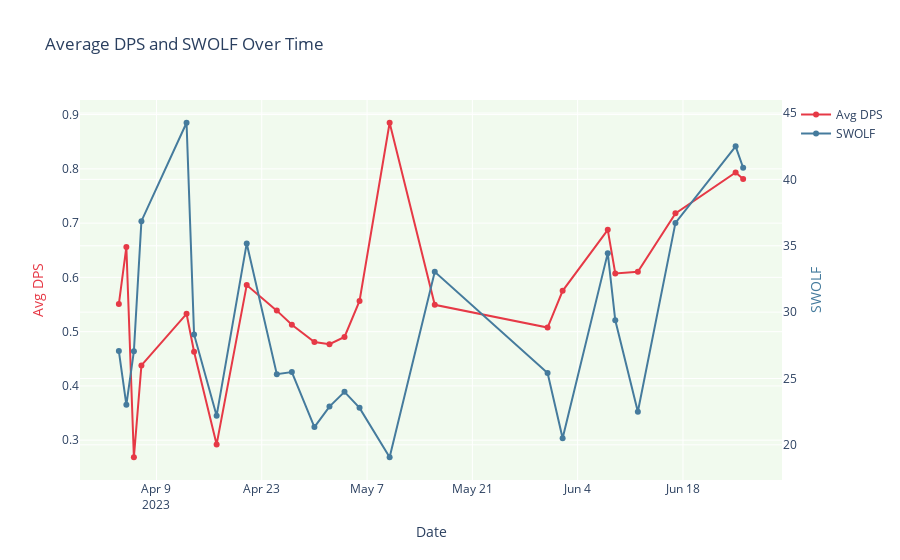
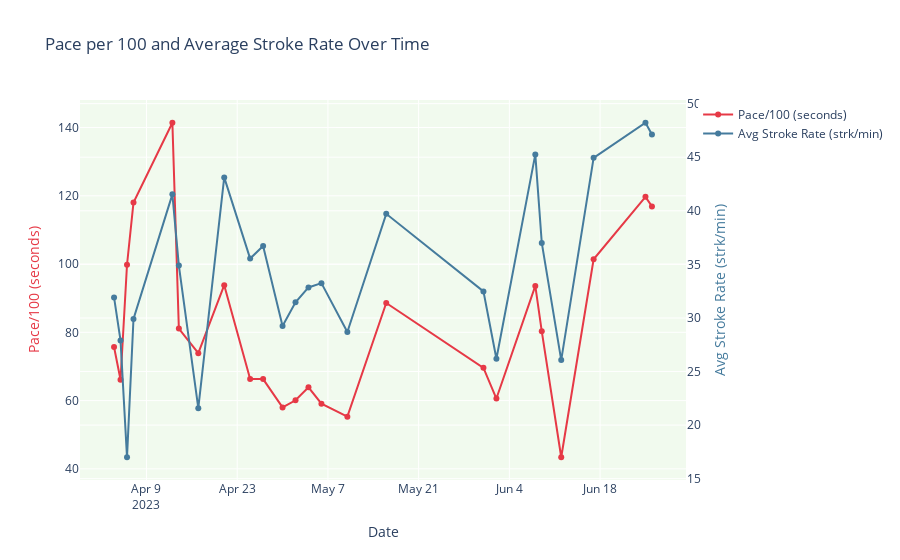
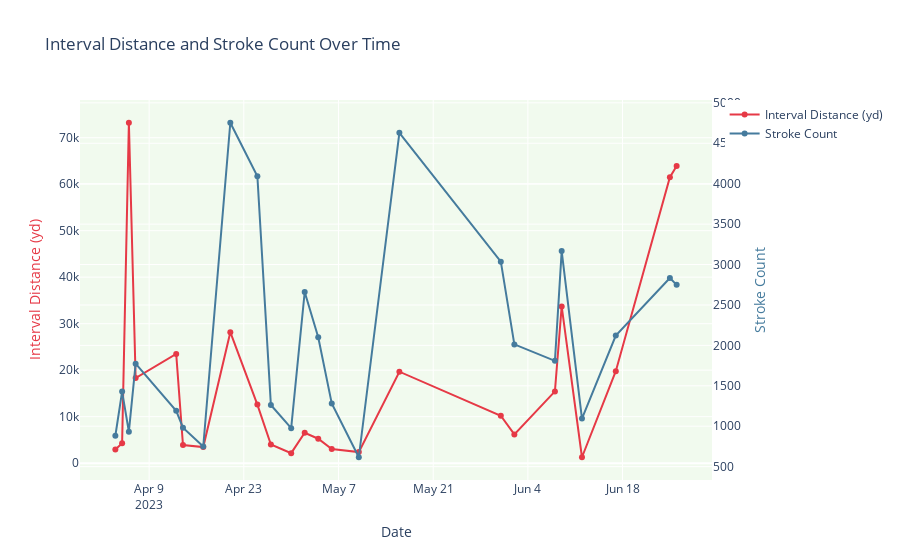

Notebook source saved alongside these figures, in order:
### Code cell
import pandas as pd
import plotly.graph_objects as go

# Load the aggregated swim data
swim_data_path = '/Users/ngirmay/Documents/GitHub/ironman_retrospective/form_swimming/form_swim_data/aggregated_swim_data.csv'
swim_data = pd.read_csv(swim_data_path)

# Convert 'Swim Date' to datetime
swim_data['Swim Date'] = pd.to_datetime(swim_data['Swim Date'], errors='coerce')

# Convert 'Pace/100' from 'min:sec' format to seconds for proper plotting
def convert_pace_to_seconds(pace_str):
    try:
        mins, secs = pace_str.split(":")
        return int(mins) * 60 + float(secs)
    except:
        return None

swim_data['Pace/100_sec'] = swim_data['Pace/100'].apply(convert_pace_to_seconds)

# --- Visualization 1: Average DPS and SWOLF Over Time ---
fig1 = go.Figure()

# Add Avg DPS as a line plot
fig1.add_trace(go.Scatter(x=swim_data['Swim Date'], y=swim_data['Avg DPS'],
                          mode='lines+markers', name='Avg DPS', line=dict(color='#e63946')))

# Add SWOLF as a line plot on the same graph
fig1.add_trace(go.Scatter(x=swim_data['Swim Date'], y=swim_data['SWOLF'],
                          mode='lines+markers', name='SWOLF', line=dict(color='#457b9d'), yaxis='y2'))

# Add secondary y-axis for the SWOLF score
fig1.update_layout(
    title="Average DPS and SWOLF Over Time",
    xaxis=dict(title='Date'),
    yaxis=dict(title='Avg DPS', titlefont=dict(color='#e63946')),
    yaxis2=dict(title='SWOLF', titlefont=dict(color='#457b9d'), overlaying='y', side='right'),
    plot_bgcolor='#f1faee'
)

# --- Visualization 2: Pace per 100 and Average Stroke Rate Over Time ---
fig2 = go.Figure()

# Add Pace/100 as a line plot using the converted 'Pace/100_sec'
fig2.add_trace(go.Scatter(x=swim_data['Swim Date'], y=swim_data['Pace/100_sec'],
                          mode='lines+markers', name='Pace/100 (seconds)', line=dict(color='#e63946')))

# Add Average Stroke Rate as a line plot on the same graph
fig2.add_trace(go.Scatter(x=swim_data['Swim Date'], y=swim_data['Avg Strk Rate (strk/min)'],
                          mode='lines+markers', name='Avg Stroke Rate (strk/min)', line=dict(color='#457b9d'), yaxis='y2'))

# Add secondary y-axis for the Average Stroke Rate
fig2.update_layout(
    title="Pace per 100 and Average Stroke Rate Over Time",
    xaxis=dict(title='Date'),
    yaxis=dict(title='Pace/100 (seconds)', titlefont=dict(color='#e63946')),
    yaxis2=dict(title='Avg Stroke Rate (strk/min)', titlefont=dict(color='#457b9d'), overlaying='y', side='right'),
    plot_bgcolor='#f1faee'
)

# --- Visualization 3: Interval Distance and Stroke Count Over Time ---
fig3 = go.Figure()

# Add Interval Distance as a line plot
fig3.add_trace(go.Scatter(x=swim_data['Swim Date'], y=swim_data['Interval (yd)'],
                          mode='lines+markers', name='Interval Distance (yd)', line=dict(color='#e63946')))

# Add Stroke Count as a line plot on the same graph
fig3.add_trace(go.Scatter(x=swim_data['Swim Date'], y=swim_data['Strk Count'],
                          mode='lines+markers', name='Stroke Count', line=dict(color='#457b9d'), yaxis='y2'))

# Add secondary y-axis for the Stroke Count
fig3.update_layout(
    title="Interval Distance and Stroke Count Over Time",
    xaxis=dict(title='Date'),
    yaxis=dict(title='Interval Distance (yd)', titlefont=dict(color='#e63946')),
    yaxis2=dict(title='Stroke Count', titlefont=dict(color='#457b9d'), overlaying='y', side='right'),
    plot_bgcolor='#f1faee'
)

# Show all the plots
fig1.show()
fig2.show()
fig3.show()

### Figure 1 — Plotly figure (JSON) as saved in the notebook; plotly's stock layout.template omitted (floating-point values rounded to 4 significant figures)
{"data": [{"line": {"color": "#e63946"}, "mode": "lines+markers", "name": "Avg DPS", "type": "scatter", "x": ["2023-04-04T00:00:00", "2023-04-05T00:00:00", "2023-04-06T00:00:00", "2023-04-07T00:00:00", "2023-04-13T00:00:00", "2023-04-14T00:00:00", "2023-04-17T00:00:00", "2023-04-21T00:00:00", "2023-04-25T00:00:00", "2023-04-27T00:00:00", "2023-04-30T00:00:00", "2023-05-02T00:00:00", "2023-05-04T00:00:00", "2023-05-06T00:00:00", "2023-05-10T00:00:00", "2023-05-16T00:00:00", "2023-05-31T00:00:00", "2023-06-02T00:00:00", "2023-06-08T00:00:00", "2023-06-09T00:00:00", "2023-06-12T00:00:00", "2023-06-17T00:00:00", "2023-06-25T00:00:00", "2023-06-26T00:00:00"], "y": [0.5509, 0.6561, 0.2686, 0.4378, 0.5329, 0.4631, 0.2923, 0.5859, 0.5388, 0.5126, 0.4809, 0.477, 0.4903, 0.5567, 0.8849, 0.5495, 0.5076, 0.5752, 0.6876, 0.6073, 0.6102, 0.718, 0.7933, 0.7814]}, {"line": {"color": "#457b9d"}, "mode": "lines+markers", "name": "SWOLF", "type": "scatter", "x": ["2023-04-04T00:00:00", "2023-04-05T00:00:00", "2023-04-06T00:00:00", "2023-04-07T00:00:00", "2023-04-13T00:00:00", "2023-04-14T00:00:00", "2023-04-17T00:00:00", "2023-04-21T00:00:00", "2023-04-25T00:00:00", "2023-04-27T00:00:00", "2023-04-30T00:00:00", "2023-05-02T00:00:00", "2023-05-04T00:00:00", "2023-05-06T00:00:00", "2023-05-10T00:00:00", "2023-05-16T00:00:00", "2023-05-31T00:00:00", "2023-06-02T00:00:00", "2023-06-08T00:00:00", "2023-06-09T00:00:00", "2023-06-12T00:00:00", "2023-06-17T00:00:00", "2023-06-25T00:00:00", "2023-06-26T00:00:00"], "y": [27.07, 23.01, 27.06, 36.85, 44.27, 28.32, 22.2, 35.18, 25.32, 25.49, 21.34, 22.88, 23.99, 22.79, 19.06, 33.03, 25.42, 20.49, 34.44, 29.39, 22.49, 36.72, 42.49, 40.88], "yaxis": "y2"}], "layout": {"plot_bgcolor": "#f1faee", "title": {"text": "Average DPS and SWOLF Over Time"}, "xaxis": {"title": {"text": "Date"}}, "yaxis": {"title": {"font": {"color": "#e63946"}, "text": "Avg DPS"}}, "yaxis2": {"overlaying": "y", "side": "right", "title": {"font": {"color": "#457b9d"}, "text": "SWOLF"}}}}

### Figure 2 — Plotly figure (JSON) as saved in the notebook; plotly's stock layout.template omitted (floating-point values rounded to 4 significant figures)
{"data": [{"line": {"color": "#e63946"}, "mode": "lines+markers", "name": "Pace/100 (seconds)", "type": "scatter", "x": ["2023-04-04T00:00:00", "2023-04-05T00:00:00", "2023-04-06T00:00:00", "2023-04-07T00:00:00", "2023-04-13T00:00:00", "2023-04-14T00:00:00", "2023-04-17T00:00:00", "2023-04-21T00:00:00", "2023-04-25T00:00:00", "2023-04-27T00:00:00", "2023-04-30T00:00:00", "2023-05-02T00:00:00", "2023-05-04T00:00:00", "2023-05-06T00:00:00", "2023-05-10T00:00:00", "2023-05-16T00:00:00", "2023-05-31T00:00:00", "2023-06-02T00:00:00", "2023-06-08T00:00:00", "2023-06-09T00:00:00", "2023-06-12T00:00:00", "2023-06-17T00:00:00", "2023-06-25T00:00:00", "2023-06-26T00:00:00"], "y": [75.7, 66.1, 99.8, 118, 141.4, 81.1, 73.9, 93.8, 66.3, 66.3, 58, 60.1, 63.9, 59.1, 55.3, 88.6, 69.6, 60.6, 93.6, 80.3, 43.4, 101.4, 119.7, 116.9]}, {"line": {"color": "#457b9d"}, "mode": "lines+markers", "name": "Avg Stroke Rate (strk/min)", "type": "scatter", "x": ["2023-04-04T00:00:00", "2023-04-05T00:00:00", "2023-04-06T00:00:00", "2023-04-07T00:00:00", "2023-04-13T00:00:00", "2023-04-14T00:00:00", "2023-04-17T00:00:00", "2023-04-21T00:00:00", "2023-04-25T00:00:00", "2023-04-27T00:00:00", "2023-04-30T00:00:00", "2023-05-02T00:00:00", "2023-05-04T00:00:00", "2023-05-06T00:00:00", "2023-05-10T00:00:00", "2023-05-16T00:00:00", "2023-05-31T00:00:00", "2023-06-02T00:00:00", "2023-06-08T00:00:00", "2023-06-09T00:00:00", "2023-06-12T00:00:00", "2023-06-17T00:00:00", "2023-06-25T00:00:00", "2023-06-26T00:00:00"], "y": [31.92, 27.9, 17, 29.91, 41.53, 34.89, 21.58, 43.12, 35.54, 36.71, 29.25, 31.46, 32.84, 33.25, 28.69, 39.72, 32.48, 26.19, 45.26, 37.0, 26.07, 44.94, 48.22, 47.13], "yaxis": "y2"}], "layout": {"plot_bgcolor": "#f1faee", "title": {"text": "Pace per 100 and Average Stroke Rate Over Time"}, "xaxis": {"title": {"text": "Date"}}, "yaxis": {"title": {"font": {"color": "#e63946"}, "text": "Pace/100 (seconds)"}}, "yaxis2": {"overlaying": "y", "side": "right", "title": {"font": {"color": "#457b9d"}, "text": "Avg Stroke Rate (strk/min)"}}}}

### Figure 3 — Plotly figure (JSON) as saved in the notebook; plotly's stock layout.template omitted (floating-point values rounded to 4 significant figures)
{"data": [{"line": {"color": "#e63946"}, "mode": "lines+markers", "name": "Interval Distance (yd)", "type": "scatter", "x": ["2023-04-04T00:00:00", "2023-04-05T00:00:00", "2023-04-06T00:00:00", "2023-04-07T00:00:00", "2023-04-13T00:00:00", "2023-04-14T00:00:00", "2023-04-17T00:00:00", "2023-04-21T00:00:00", "2023-04-25T00:00:00", "2023-04-27T00:00:00", "2023-04-30T00:00:00", "2023-05-02T00:00:00", "2023-05-04T00:00:00", "2023-05-06T00:00:00", "2023-05-10T00:00:00", "2023-05-16T00:00:00", "2023-05-31T00:00:00", "2023-06-02T00:00:00", "2023-06-08T00:00:00", "2023-06-09T00:00:00", "2023-06-12T00:00:00", "2023-06-17T00:00:00", "2023-06-25T00:00:00", "2023-06-26T00:00:00"], "y": [2960, 4280, 73220, 18320, 23480, 3900, 3460, 28180, 12600, 4020, 2160, 6540, 5260, 3060, 2380, 19680, 10200, 6180, 15440, 33720, 1275, 19780, 61500, 63940]}, {"line": {"color": "#457b9d"}, "mode": "lines+markers", "name": "Stroke Count", "type": "scatter", "x": ["2023-04-04T00:00:00", "2023-04-05T00:00:00", "2023-04-06T00:00:00", "2023-04-07T00:00:00", "2023-04-13T00:00:00", "2023-04-14T00:00:00", "2023-04-17T00:00:00", "2023-04-21T00:00:00", "2023-04-25T00:00:00", "2023-04-27T00:00:00", "2023-04-30T00:00:00", "2023-05-02T00:00:00", "2023-05-04T00:00:00", "2023-05-06T00:00:00", "2023-05-10T00:00:00", "2023-05-16T00:00:00", "2023-05-31T00:00:00", "2023-06-02T00:00:00", "2023-06-08T00:00:00", "2023-06-09T00:00:00", "2023-06-12T00:00:00", "2023-06-17T00:00:00", "2023-06-25T00:00:00", "2023-06-26T00:00:00"], "y": [882, 1428, 932, 1773, 1191, 982, 749, 4754, 4093, 1262, 976, 2660, 2100, 1282, 616, 4630, 3036, 2012, 1809, 3166, 1095, 2121, 2834, 2749], "yaxis": "y2"}], "layout": {"plot_bgcolor": "#f1faee", "title": {"text": "Interval Distance and Stroke Count Over Time"}, "xaxis": {"title": {"text": "Date"}}, "yaxis": {"title": {"font": {"color": "#e63946"}, "text": "Interval Distance (yd)"}}, "yaxis2": {"overlaying": "y", "side": "right", "title": {"font": {"color": "#457b9d"}, "text": "Stroke Count"}}}}
